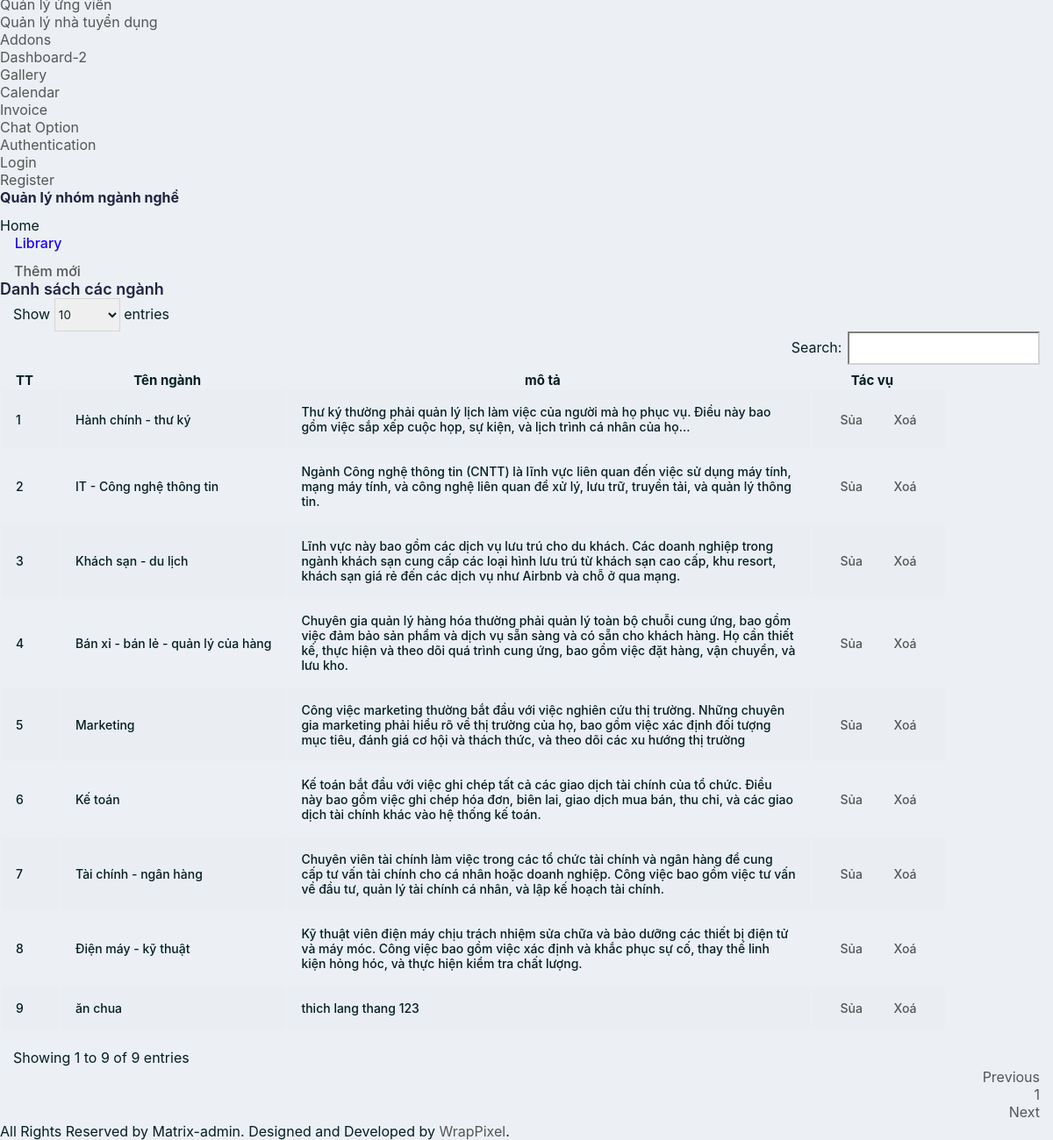
The app's page /admin/nganh_ds.php (lower part), older data.
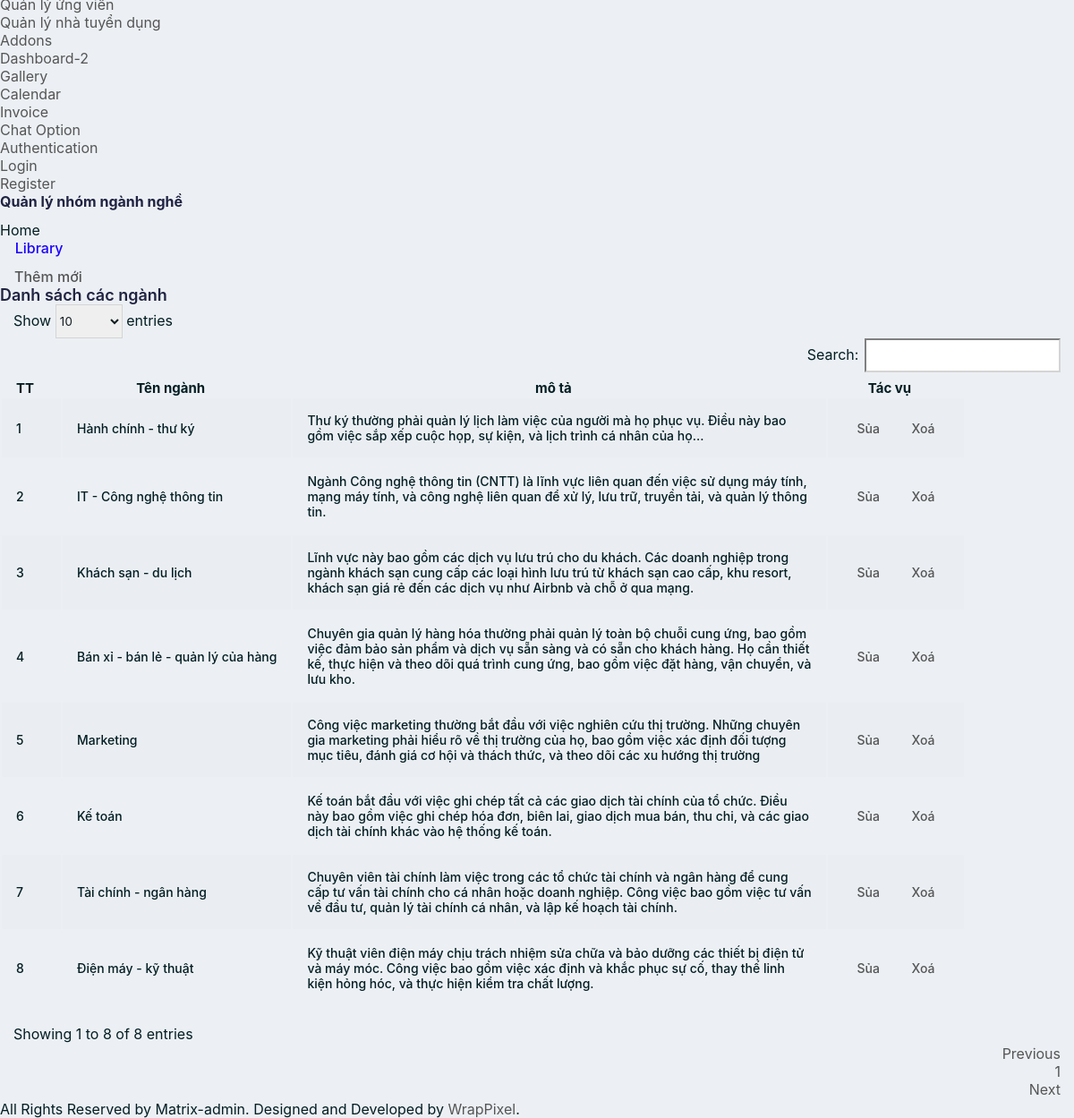
The same page, newer data.
### tables this page shows
CREATE TABLE `tbl_career` (
  `id_career` int(11) NOT NULL,
  `tennganh` varchar(50) NOT NULL,
  `mota` varchar(400) NOT NULL
);

### admin/nganh_ds.php (the view, shortened to what this page needs)
<?php
include('header.php');
?>
<div class="page-wrapper">
    <div class="page-breadcrumb">
        <div class="row">
            <div class="col-12 d-flex no-block align-items-center">
                <h4 class="page-title">Quản lý nhóm ngành nghề</h4>
                <div class="ms-auto text-end">
                    <nav aria-label="breadcrumb">
                        <ol class="breadcrumb">
                            <li class="breadcrumb-item"><a href="#">Home</a></li>
                            <li class="breadcrumb-item active" aria-current="page">
                                Library
                            </li>
                        </ol>
                    </nav>
                </div>
            </div>
        </div>
    </div>
    <div class="container-fluid">
        <a href="nganh_them.php" class="btn btn-primary mb-2"><i class="fas fa-table"></i> Thêm mới</a>
        <div class="row">
            <div class="col-12">
                <div class="card">
                    <div class="card-body">
                        <h5 class="card-title">Danh sách các ngành</h5>
                        <div class="table-responsive">
                            <?php
                            include('../model/config.php');
                            $career = "SELECT * FROM tbl_career";
                            $re = mysqli_query($conn, $career);
                            $data = [];
                            while ($row = mysqli_fetch_array($re, MYSQLI_ASSOC)) {
                                $data[] = array(
                                    'id_career' => $row['id_career'],
                                    'tennganh' => $row['tennganh'],
                                    'mota' => $row['mota'],
                                );
                            }
                            ?>
                            <table id="zero_config" class="table table-striped table-bordered">
                                <thead>
                                    <tr>
                                        <th><strong>TT</strong></th>
                                        <th><strong>Tên ngành</strong></th>
                                        <th style="width: 550px;" ><strong>mô tả</strong></th>
                                        <th><strong>Tác vụ</strong></th>
                                    </tr>
                                </thead>
                                <tbody>
                                    <?php foreach ($data as $row) : ?>
                                        <tr>
                                            <td><?php echo $row['id_career']; ?></td>
                                            <td><?php echo $row['tennganh']; ?></td>
                                            <td><?php echo $row['mota']; ?></td>
                                            <td>
                                                <a href="nganh_sua.php?sid=<?php echo $row['id_career']; ?>" class="btn btn-info"> <i class="mdi mdi-pencil"></i> Sủa</a>
                                                <a onclick="return confirm('bạn có muốn xoá không ?');" class="btn btn-danger" href="nganh_xoa.php?sid=<?php echo $row['id_career']; ?>"> <i class="fas fa-trash-alt"></i> Xoá</a>
                                            </td>
                                        </tr>
                                    <?php endforeach; ?>
                            </table>
                        </div>
                    </div>
                </div>
            </div>
        </div>
    </div>
    <?php require_once('footer.php') ?>

Row changes from the older to the newer data that the page shows:
removed tbl_career: id_career "9", tennganh "ăn chua", mota "thich lang thang 123"
Text that changed along with them:
text written by a page script: "Show entries Search: Showing 1 to 9 of 9 entries Previous 1 Next" → "Show entries Search: Showing 1 to 8 of 8 entries Previous 1 Next"
